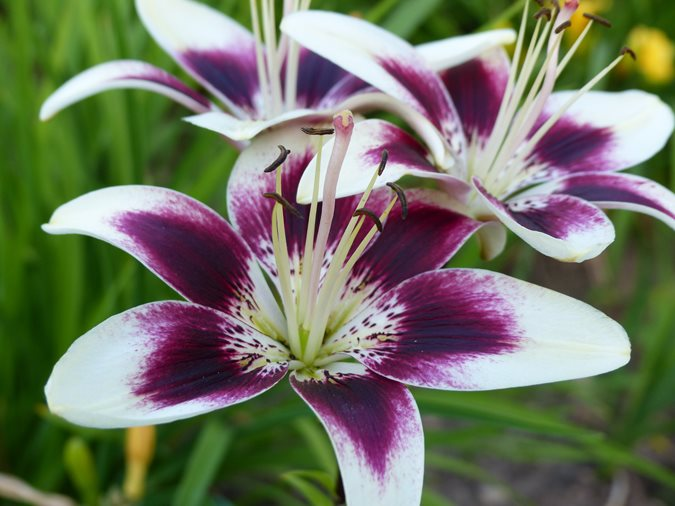
#> input picture image.jpg, 675 x 506 px, given in place of the camera
$ jupyter execute videoprocessing.ipynb
#> lines starting #> are read from the running program, lines starting #| are printed output that depends on the picture; after the words box and inside, x2 and y2 are one past the last pixel; in counts of white or black regions, pixels touching at a corner belong together
[cell 1]
import cv2

# Initialize the webcam (0 is usually the default camera)
cap = cv2.VideoCapture(0)

# Check if the webcam is opened correctly
if not cap.isOpened():
    print("Error: Could not open webcam.")
    exit()

# Capture a single frame
ret, frame = cap.read()
#> frame is the input picture: shape (506, 675, 3); mean B, G, R 100, 118.5, 115.3

# If frame is captured successfully
if ret:
    # Display the frame in a window
    cv2.imshow('Captured Frame', frame)

    # Wait for a key press to close the window
    cv2.waitKey(0)

# Release the webcam and close the window
cap.release()
cv2.destroyAllWindows()

[cell 2]
import cv2

# Initialize the webcam (0 is usually the default camera)
cap = cv2.VideoCapture(0)

# Check if the webcam is opened correctly
if not cap.isOpened():
    print("Error: Could not open webcam.")
    exit()

# Loop to continuously capture frames
while True:
    # Capture each frame
    ret, frame = cap.read()

    # If the frame is captured successfully
    if ret:
        # Display the frame in a window
        cv2.imshow('Webcam Feed', frame)

        # Wait for 1 ms and check if 'q' is pressed to quit
        if cv2.waitKey(1) & 0xFF == ord('q'):
#> (key q is pressed here)
            break
    else:
        print("Error: Failed to capture frame.")
        break

# Release the webcam and close all OpenCV windows
cap.release()
cv2.destroyAllWindows()

[cell 3]
cap.release()
cv2.destroyAllWindows()

[cell 4]
import cv2
import numpy as np

# Open the default webcam. Fall back to the standard backend if DirectShow fails.
cap = cv2.VideoCapture(0, cv2.CAP_DSHOW)
if not cap.isOpened():
    cap.release()
    cap = cv2.VideoCapture(0)

if not cap.isOpened():
    raise RuntimeError(
        "Could not open the webcam. Close other camera apps and try again."
    )

# HSV range for a blue marker.
LOWER_COLOR = np.array([100, 150, 0])
UPPER_COLOR = np.array([140, 255, 255])

drawing_mask = None
prev_point = None

print("Air Canvas started. Show a BLUE marker to draw.")
print("Press 'c' to clear the drawing or 'q' to quit.")

try:
    while True:
        success, frame = cap.read()
        if not success:
            print("Could not read a frame from the webcam.")
            break

        frame = cv2.flip(frame, 1)
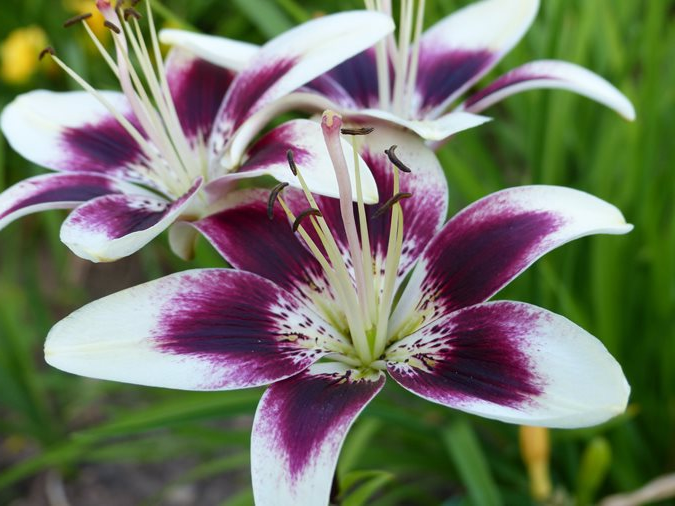
#> frame: shape (506, 675, 3); mean B, G, R 100, 118.5, 115.3
        if drawing_mask is None:
            drawing_mask = np.zeros(frame.shape[:2], dtype=np.uint8)

        hsv = cv2.cvtColor(frame, cv2.COLOR_BGR2HSV)
#> hsv: shape (506, 675, 3); mean H, S, V 82.9, 117.7, 133.8
        marker_mask = cv2.inRange(hsv, LOWER_COLOR, UPPER_COLOR)
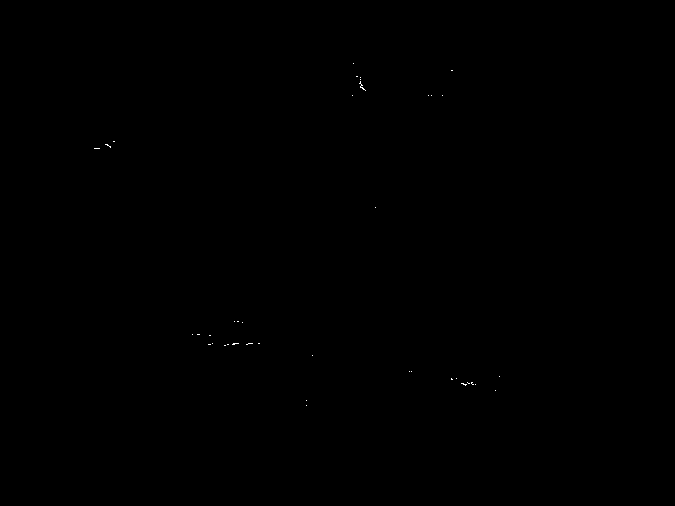
#> marker_mask: shape (506, 675); 0.03% white in thin lines or dots, all inside (x1, y1, x2, y2) = (94, 63, 500, 406)
        marker_mask = cv2.erode(marker_mask, None, iterations=1)
#> marker_mask: shape (506, 675); every value is 0
        marker_mask = cv2.dilate(marker_mask, None, iterations=1)

        contours, _ = cv2.findContours(
            marker_mask, cv2.RETR_EXTERNAL, cv2.CHAIN_APPROX_SIMPLE
        )
#> contours = []

        curr_point = None
        if contours:
            largest_contour = max(contours, key=cv2.contourArea)
            if cv2.contourArea(largest_contour) > 500:
                moments = cv2.moments(largest_contour)
                if moments['m00'] != 0:
                    curr_point = (
                        int(moments['m10'] / moments['m00']),
                        int(moments['m01'] / moments['m00']),
                    )
                    cv2.circle(frame, curr_point, 8, (0, 255, 255), -1)

        # Store strokes in a mask so black lines remain visible on the live video.
        if curr_point is not None and prev_point is not None:
            cv2.line(drawing_mask, prev_point, curr_point, 255, 5)
        prev_point = curr_point

        combined = frame.copy()
        combined[drawing_mask > 0] = (0, 0, 0)
        cv2.putText(
            combined,
            "Press 'c' to Clear | Press 'q' to Quit",
            (10, 30),
            cv2.FONT_HERSHEY_SIMPLEX,
            0.7,
            (255, 255, 255),
            2,
        )
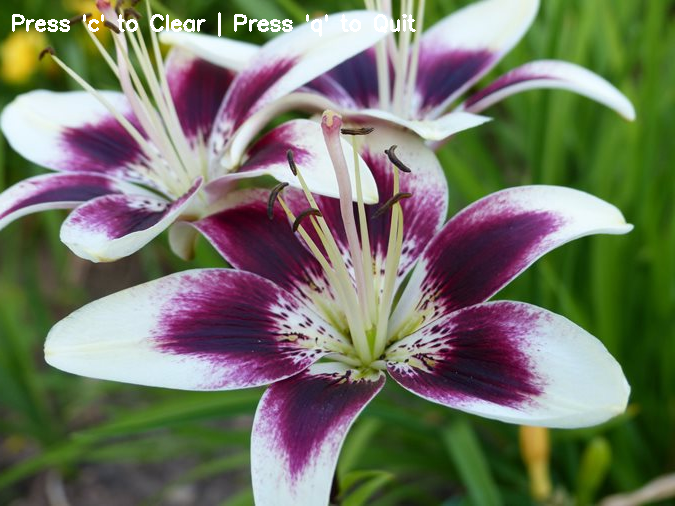
#> combined: shape (506, 675, 3); 0.69% of pixels changed, all inside (x1, y1, x2, y2) = (12, 12, 416, 37)
        cv2.imshow('BCA AI Demo - Virtual Air Canvas', combined)

        key = cv2.waitKey(1) & 0xFF
#> (key q is pressed here)
        if key == ord('c'):
            drawing_mask.fill(0)
            prev_point = None
        elif key == ord('q'):
            break
finally:
    cap.release()
    cv2.destroyAllWindows()
